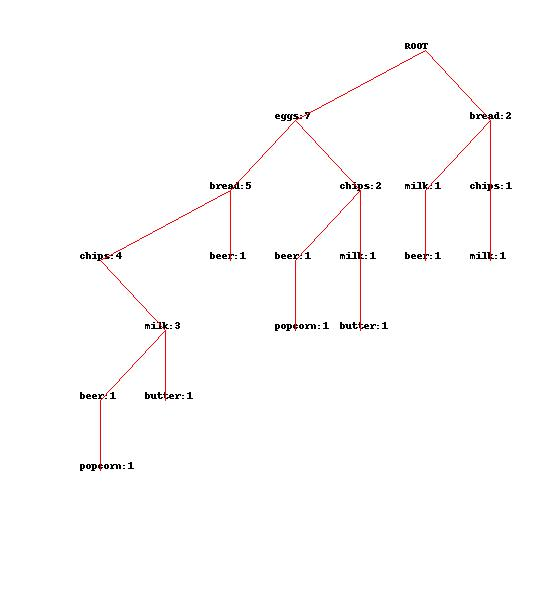
%> input picture DataMinig/FP-tree/python/example/Root.jpg, 555 x 590 px
$ octave --eval "result = calculateFilterBanks_old(imread('../../../../DataMinig/FP-tree/python/example/Root.jpg'));"   (GNU Octave 9; MATLAB toolbox functions it lacks are replaced by stand-ins)
%> lines starting %> are read from the running program, lines starting %| are printed output that depends on the picture
### matlab/ELF-ramework/ELFFEATURE/texturefeature/gaussMask.m
function gmask = gaussMask(w, sigma)

ww = 2*w + 1;

[x,y] = meshgrid(-w:w, -w:w);

gmask = 1/(2*pi) * exp( -(x.^2 + y.^2)/2/sigma^2);
gmask = gmask / sum(sum(gmask));

### matlab/ELF-ramework/ELFFEATURE/texturefeature/calculateFilterBanks_old.m
function [feat] = calculateFilterBanks_old(img) %, type, numberOfStatistics)
%%17个模板与图片进行卷积操作，H是一个[:, :, 17]的数组。
% [4 lines of commented-out code are left out]

persistent L3 E3 S3 gMask		% the Laws' masks
persistent NB1 NB2 NB3 NB4 NB5 NB6

nLaw = 17;

% [24 lines of commented-out code are left out]
if length(L3) <= 0
    MatrixConditioner = .2;
    L3 = [1 2 1]/128/MatrixConditioner;      %不懂
    E3 = [-1 0 1];
    S3 = [-1 2 -1];
    %L5 = [1 2 3 2 1];       %can be improved
    %L7 = [1 2 3 4 3 2 1];   % can be improved
    gMask = gaussMask(4,1.4);

    %Navatia Babu filters oriented at six angles (0,30,60,90,120,150)
    NB1 = [ -100, -100, 0, 100, 100; ...
            -100, -100, 0, 100, 100; ...
            -100, -100, 0, 100, 100; ...
            -100, -100, 0, 100, 100; ...
            -100, -100, 0, 100, 100];
    NB2 = [ -100, 32, 100, 100, 100; ...
            -100,-78, 92,  100, 100; ...
            -100,-100, 0,  100, 100; ...
            -100,-100,-92, 78,  100; ...
            -100,-100,-100,-32, 100];

    NB1 = NB1/2000;
    NB2 = NB2/2000;

    NB3 = -NB2';
    NB4 = -NB1';
    NB5 = -NB3(end:-1:1,:);
    NB6 = NB5';
end

ycbcr_img = double(rgb2ycbcr(img)); %This computer has no image processing functions!!%y表示亮度分量，cbcr色度分量。
%> ycbcr_img: size 590x555x3 double; mean of channels 1, 2, 3 232.5, 127.9, 128.2

%ycbcr_img(:,:,1) = ycbcr_img(:,:,1) - mean( mean( ycbcr_img(:,:,1) ));
%ycbcr_img(:,:,2) = ycbcr_img(:,:,2) - mean( mean( ycbcr_img(:,:,2) ));
%ycbcr_img(:,:,3) = ycbcr_img(:,:,3) - mean( mean( ycbcr_img(:,:,3) ));

imgY = ycbcr_img(:,:,1);% - mean( mean( ycbcr_img(:,:,1) ));
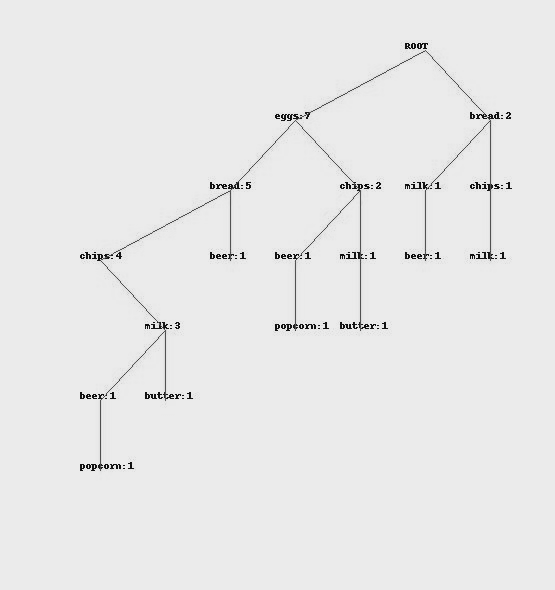
%> imgY: size 590x555 double; min 16, max 235, mean 232.5
%imgEdge = edge(imgY, 'sobel');

clear img;
H = zeros( size(imgY,1), size(imgY,2), nLaw);
% [4 lines of commented-out code are left out]

temp = conv2(imgY, L3'*L3, 'valid');
temp = [ temp(1*ones(1,round((size(L3,2)-1)/2)),:); temp;...
             temp(end*ones(1,(size(L3,2)-1-round((size(L3,2)-1)/2))),:)];
%> temp: size 590x553 double
H(:,:,1) = [temp(:,1*ones(1,round((size(L3,2)-1)/2))) temp...
            temp(:,end*ones(1,(size(E3,2)-1-round((size(E3,2)-1)/2))))];

temp = conv2(imgY, L3'*E3, 'valid');
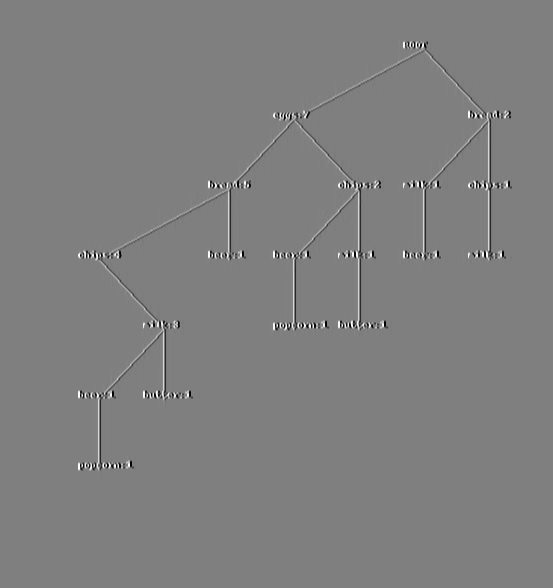
%> temp: size 588x553 double; min -34.22, max 34.22, mean 0; drawn with min black and max white
temp = [ temp(1*ones(1,round((size(L3,2)-1)/2)),:); temp;...
             temp(end*ones(1,(size(L3,2)-1-round((size(L3,2)-1)/2))),:)];
%> temp: size 590x553 double
H(:,:,2) = [temp(:,1*ones(1,round((size(E3,2)-1)/2))) temp...
            temp(:,end*ones(1,(size(E3,2)-1-round((size(E3,2)-1)/2))))];

temp = conv2(imgY, L3'*S3, 'valid');
%> temp: size 588x553 double
temp = [ temp(1*ones(1,round((size(L3,2)-1)/2)),:); temp;...
             temp(end*ones(1,(size(L3,2)-1-round((size(L3,2)-1)/2))),:)];
%> temp: size 590x553 double
H(:,:,3) = [temp(:,1*ones(1,round((size(S3,2)-1)/2))) temp...
            temp(:,end*ones(1,(size(S3,2)-1-round((size(S3,2)-1)/2))))];

temp = conv2(imgY, E3'*L3, 'valid');
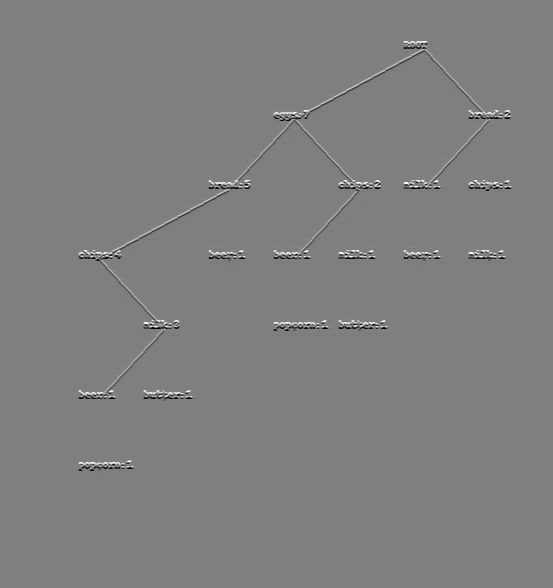
%> temp: size 588x553 double; min -34.22, max 34.18, mean 0; drawn with min black and max white
temp = [ temp(1*ones(1,round((size(E3,2)-1)/2)),:); temp;...
             temp(end*ones(1,(size(E3,2)-1-round((size(E3,2)-1)/2))),:)];
%> temp: size 590x553 double
H(:,:,4) = [temp(:,1*ones(1,round((size(L3,2)-1)/2))) temp...
            temp(:,end*ones(1,(size(L3,2)-1-round((size(L3,2)-1)/2))))];

temp = conv2(imgY, E3'*E3, 'valid');
%> temp: size 588x553 double
temp = [ temp(1*ones(1,round((size(E3,2)-1)/2)),:); temp;...
             temp(end*ones(1,(size(E3,2)-1-round((size(E3,2)-1)/2))),:)];
%> temp: size 590x553 double
H(:,:,5) = [temp(:,1*ones(1,round((size(E3,2)-1)/2))) temp...
            temp(:,end*ones(1,(size(E3,2)-1-round((size(E3,2)-1)/2))))];

temp = conv2(imgY, E3'*S3, 'valid');
%> temp: size 588x553 double
temp = [ temp(1*ones(1,round((size(E3,2)-1)/2)),:); temp;...
             temp(end*ones(1,(size(E3,2)-1-round((size(E3,2)-1)/2))),:)];
%> temp: size 590x553 double
H(:,:,6) = [temp(:,1*ones(1,round((size(S3,2)-1)/2))) temp...
            temp(:,end*ones(1,(size(S3,2)-1-round((size(S3,2)-1)/2))))];

temp = conv2(imgY, S3'*L3, 'valid');
%> temp: size 588x553 double
temp = [ temp(1*ones(1,round((size(S3,2)-1)/2)),:); temp;...
             temp(end*ones(1,(size(S3,2)-1-round((size(S3,2)-1)/2))),:)];
%> temp: size 590x553 double
H(:,:,7) = [temp(:,1*ones(1,round((size(L3,2)-1)/2))) temp...
            temp(:,end*ones(1,(size(L3,2)-1-round((size(L3,2)-1)/2))))];

temp = conv2(imgY, S3'*E3, 'valid');
%> temp: size 588x553 double
temp = [ temp(1*ones(1,round((size(S3,2)-1)/2)),:); temp;...
             temp(end*ones(1,(size(S3,2)-1-round((size(S3,2)-1)/2))),:)];
%> temp: size 590x553 double
H(:,:,8) = [temp(:,1*ones(1,round((size(E3,2)-1)/2))) temp...
            temp(:,end*ones(1,(size(E3,2)-1-round((size(E3,2)-1)/2))))];

temp = conv2(imgY, S3'*S3, 'valid');
%> temp: size 588x553 double
temp = [ temp(1*ones(1,round((size(S3,2)-1)/2)),:); temp;...
             temp(end*ones(1,(size(S3,2)-1-round((size(S3,2)-1)/2))),:)];
%> temp: size 590x553 double
H(:,:,9) = [temp(:,1*ones(1,round((size(S3,2)-1)/2))) temp...
            temp(:,end*ones(1,(size(S3,2)-1-round((size(S3,2)-1)/2))))];

temp = conv2( (ycbcr_img(:,:,2)), L3'*L3, 'valid');%颜色通道
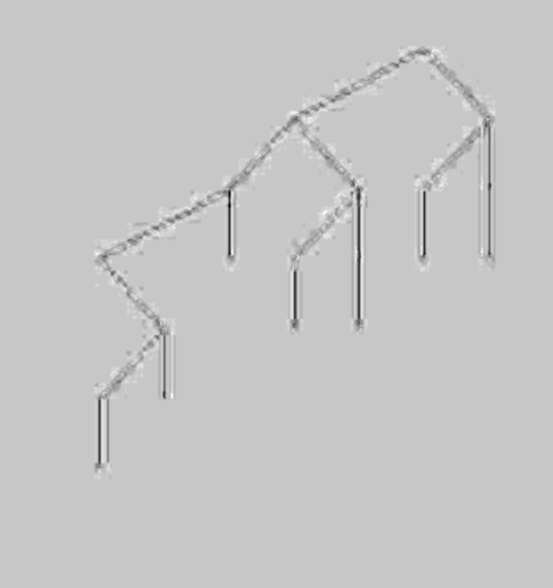
%> temp: size 588x553 double; min 2.79, max 3.22, mean 3.12; drawn with min black and max white
temp = [ temp(1*ones(1,round((size(L3,2)-1)/2)),:); temp;...
             temp(end*ones(1,(size(L3,2)-1-round((size(L3,2)-1)/2))),:)];
%> temp: size 590x553 double
H(:,:,10) = [temp(:,1*ones(1,round((size(L3,2)-1)/2))) temp...
            temp(:,end*ones(1,(size(L3,2)-1-round((size(L3,2)-1)/2))))];

temp = conv2( (ycbcr_img(:,:,3)), L3'*L3, 'valid');%颜色通道
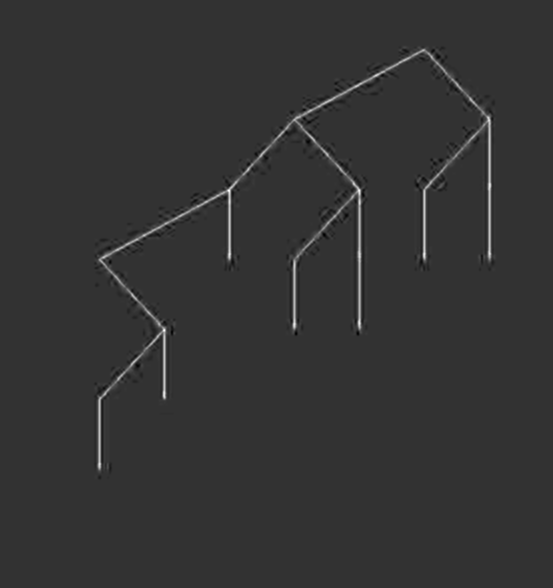
%> temp: size 588x553 double; min 2.89, max 4.05, mean 3.13; drawn with min black and max white
temp = [ temp(1*ones(1,round((size(L3,2)-1)/2)),:); temp;...
             temp(end*ones(1,(size(L3,2)-1-round((size(L3,2)-1)/2))),:)];
%> temp: size 590x553 double
H(:,:,11) = [temp(:,1*ones(1,round((size(L3,2)-1)/2))) temp...
            temp(:,end*ones(1,(size(L3,2)-1-round((size(L3,2)-1)/2))))];

% [4 lines of commented-out code are left out]

temp = conv2(imgY, NB1, 'valid');
%> temp: size 586x551 double
temp = [ temp(1*ones(1,round((size(NB1,1)-1)/2)),:); temp;...
             temp(end*ones(1,(size(NB1,1)-1-round((size(NB1,1)-1)/2))),:)];
%> temp: size 590x551 double
H(:,:,12) = [temp(:,1*ones(1,round((size(NB1,2)-1)/2))) temp...
            temp(:,end*ones(1,(size(NB1,2)-1-round((size(NB1,2)-1)/2))))];

temp = conv2(imgY, NB2, 'valid');
%> temp: size 586x551 double
temp = [ temp(1*ones(1,round((size(NB2,1)-1)/2)),:); temp;...
             temp(end*ones(1,(size(NB2,1)-1-round((size(NB2,1)-1)/2))),:)];
%> temp: size 590x551 double
H(:,:,13) = [temp(:,1*ones(1,round((size(NB2,2)-1)/2))) temp...
            temp(:,end*ones(1,(size(NB2,2)-1-round((size(NB2,2)-1)/2))))];

temp = conv2(imgY, NB3, 'valid');
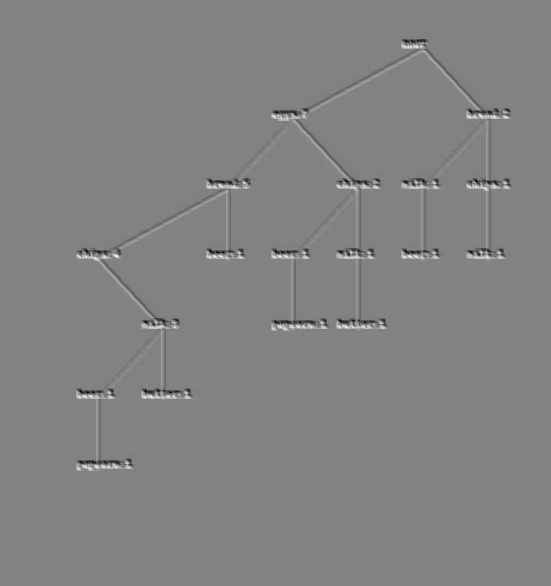
%> temp: size 586x551 double; min -98.99, max 95.07, mean 0; drawn with min black and max white
temp = [ temp(1*ones(1,round((size(NB3,1)-1)/2)),:); temp;...
             temp(end*ones(1,(size(NB3,1)-1-round((size(NB3,1)-1)/2))),:)];
%> temp: size 590x551 double
H(:,:,14) = [temp(:,1*ones(1,round((size(NB3,2)-1)/2))) temp...
            temp(:,end*ones(1,(size(NB3,2)-1-round((size(NB3,2)-1)/2))))];

temp = conv2(imgY, NB4, 'valid');
%> temp: size 586x551 double
temp = [ temp(1*ones(1,round((size(NB4,1)-1)/2)),:); temp;...
             temp(end*ones(1,(size(NB4,1)-1-round((size(NB4,1)-1)/2))),:)];
%> temp: size 590x551 double
H(:,:,15) = [temp(:,1*ones(1,round((size(NB4,2)-1)/2))) temp...
            temp(:,end*ones(1,(size(NB4,2)-1-round((size(NB4,2)-1)/2))))];

temp = conv2(imgY, NB5, 'valid');
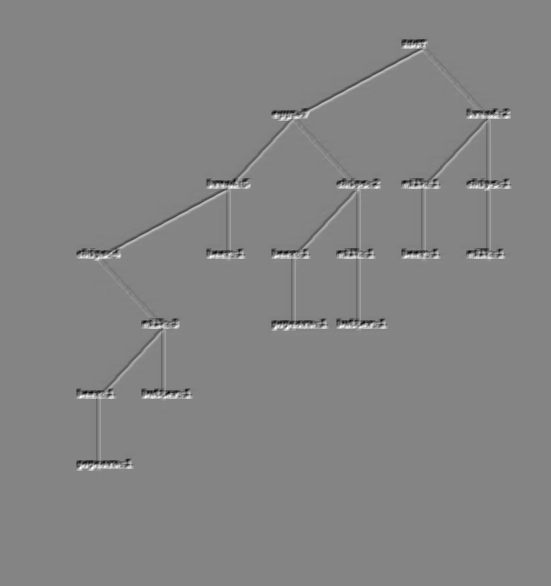
%> temp: size 586x551 double; min -94.07, max 87.64, mean 0; drawn with min black and max white
temp = [ temp(1*ones(1,round((size(NB5,1)-1)/2)),:); temp;...
             temp(end*ones(1,(size(NB5,1)-1-round((size(NB5,1)-1)/2))),:)];
%> temp: size 590x551 double
H(:,:,16) = [temp(:,1*ones(1,round((size(NB5,2)-1)/2))) temp...
            temp(:,end*ones(1,(size(NB5,2)-1-round((size(NB5,2)-1)/2))))];

temp = conv2(imgY, NB6, 'valid');
%> temp: size 586x551 double
temp = [ temp(1*ones(1,round((size(NB6,1)-1)/2)),:); temp;...
             temp(end*ones(1,(size(NB6,1)-1-round((size(NB6,1)-1)/2))),:)];
%> temp: size 590x551 double
H(:,:,17) = [temp(:,1*ones(1,round((size(NB6,2)-1)/2))) temp...
            temp(:,end*ones(1,(size(NB6,2)-1-round((size(NB6,2)-1)/2))))];

% [6 lines of commented-out code are left out]

feat = [];
for i = 1 : 17
    cc = H(:,:,i);
    f_ = MinMaxNormalization(cc);
    feat = cat(3, feat, f_);
end
%> this loop made 17 passes
%> (minVal in MinMaxNormalization, diffVal in MinMaxNormalization) on passes 1 to 12: (0.479, 5.26), (-34.22, 68.44), (-67.81, 136), (-34.22, 68.4), (-438, 876), (-665, 1330), (-67.38, 134.6), (-870, 1670), (-1090, 2198), (2.79, 0.423), (2.89, 1.16), (-108.3, 217)

%H = H.^2;      %Energy
return;
end


function cc = MinMaxNormalization(dim)
%% 对原始数据的线性变换，使结果值映射到[0 - 1]之间
minVal = min(dim(:));
diffVal = max(dim(:))-min(dim(:));
cc = (dim-minVal) / diffVal;

end


% [11 lines of commented-out code are left out]

$ run again, on DataMinig/FP-tree/python/example/beer-bread_cpb tree.jpg
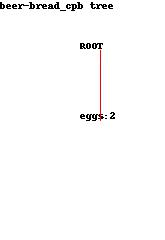
%> input picture DataMinig/FP-tree/python/example/beer-bread_cpb tree.jpg, 165 x 240 px
%> ycbcr_img: size 240x165x3 double; mean of channels 1, 2, 3 231.5, 128, 128.1
%> in calculateFilterBanks_old, `temp = conv2(imgY, NB6, 'valid');`:
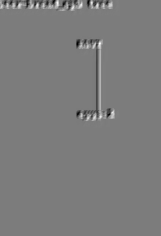
%> temp: size 236x161 double; min -91.85, max 96.28, mean 0.1; drawn with min black and max white
%> the loop in calculateFilterBanks_old, `for i = 1 : 17` made 17 passes
%> (minVal in MinMaxNormalization, diffVal in MinMaxNormalization) on passes 1 to 8: (1.01, 4.73), (-34.1, 68.28), (-45.51, 113.2), (-33.98, 67.97), (-438, 876), (-660, 1318), (-67.66, 135.7), (-853, 1702)
%> pass 1, in calculateFilterBanks_old, `cc = H(:,:,i);`:
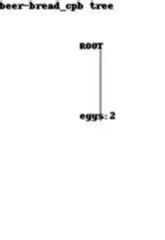
%> cc: size 240x165 double; min 1.01, max 5.74, mean 5.65; drawn with min black and max white

$ run again, on DataMinig/FP-tree/python/example/beer_cpb tree.jpg
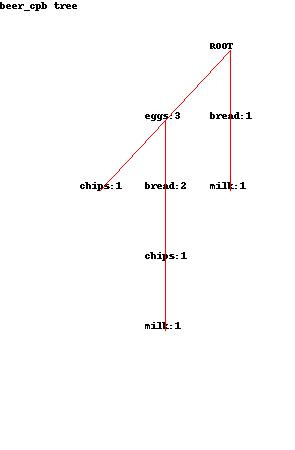
%> input picture DataMinig/FP-tree/python/example/beer_cpb tree.jpg, 295 x 450 px
%> ycbcr_img: size 450x295x3 double; mean of channels 1, 2, 3 232.3, 127.9, 128.2
%> in calculateFilterBanks_old, `temp = conv2( (ycbcr_img(:,:,3)), L3'*L3, 'valid');`:
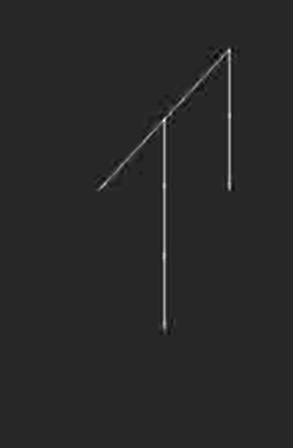
%> temp: size 448x293 double; min 2.92, max 4.22, mean 3.13; drawn with min black and max white
%> in calculateFilterBanks_old, `temp = conv2(imgY, NB6, 'valid');`:
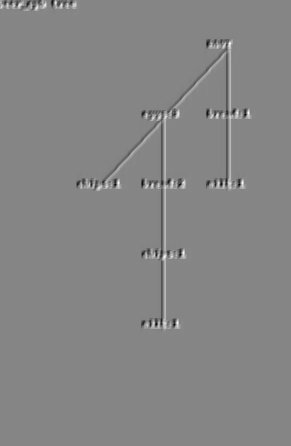
%> temp: size 446x291 double; min -106.1, max 96.6, mean 0; drawn with min black and max white
%> the loop in calculateFilterBanks_old, `for i = 1 : 17` made 17 passes
%> (minVal in MinMaxNormalization, diffVal in MinMaxNormalization) on passes 1 to 8: (0.914, 4.82), (-34.22, 68.44), (-67.3, 135.4), (-34.22, 68.28), (-438, 876), (-656, 1319), (-68.05, 135.7), (-875, 1545)

$ run again, on DataMinig/FP-tree/python/example/chips_cpb tree.jpg
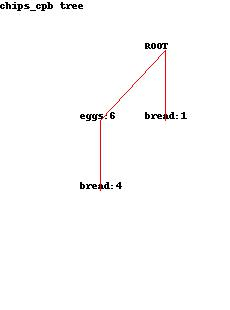
%> input picture DataMinig/FP-tree/python/example/chips_cpb tree.jpg, 230 x 310 px
%> ycbcr_img: size 310x230x3 double; mean of channels 1, 2, 3 232.1, 127.9, 128.2
%> in calculateFilterBanks_old, `temp = conv2(imgY, NB6, 'valid');`:
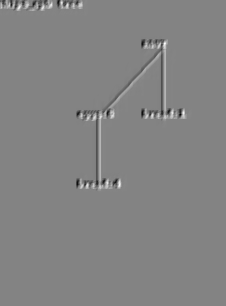
%> temp: size 306x226 double; min -103.5, max 97.2, mean 0; drawn with min black and max white
%> the loop in calculateFilterBanks_old, `for i = 1 : 17` made 17 passes
%> (minVal in MinMaxNormalization, diffVal in MinMaxNormalization) on passes 1 to 8: (0.99, 4.75), (-34.22, 68.44), (-44.96, 113.1), (-34.1, 68.24), (-438, 876), (-656, 1317), (-67.66, 135.7), (-848, 1514)
